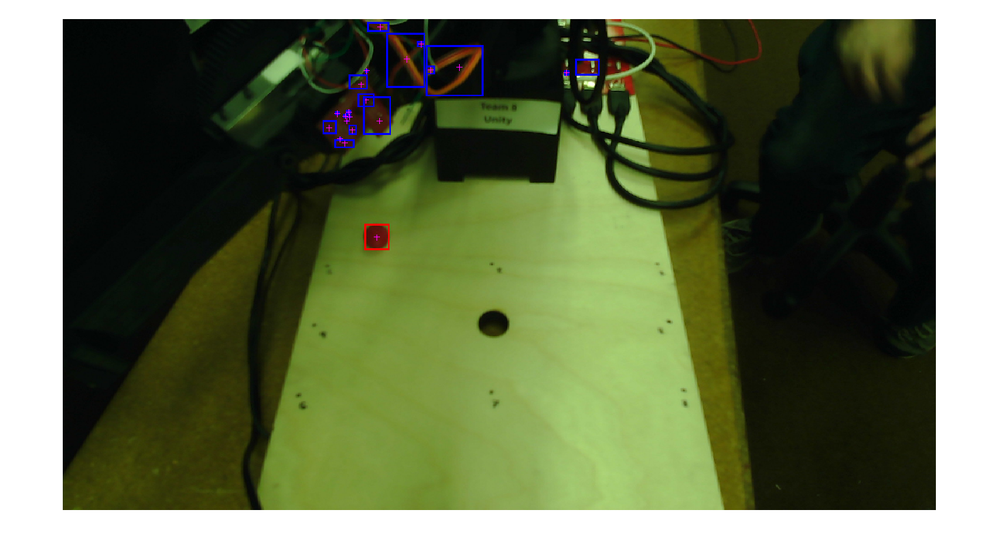
%> input picture src/dotInTaskSpace.png, 1000 x 553 px, shrunk from 1466 x 811 before the run
$ octave --eval "result = findColorFast(imread('dotInTaskSpace.png'));"   (GNU Octave 9; MATLAB toolbox functions it lacks are replaced by stand-ins)
%> lines starting %> are read from the running program, lines starting %| are printed output that depends on the picture; in (x1, y1, x2, y2) boxes, pixels count from 0 and x2, y2 are one past the last pixel; in counts of white or black regions, pixels touching at a corner belong together; the program's own positions count from 1
### src/createMaskMk3.m
function [BW,maskedRGBImage] = createMaskMk3(RGB)
%createMask  Threshold RGB image using auto-generated code from colorThresholder app.
%  [BW,MASKEDRGBIMAGE] = createMask(RGB) thresholds image RGB using
%  auto-generated code from the colorThresholder App. The colorspace and
%  minimum/maximum values for each channel of the colorspace were set in the
%  App and result in a binary mask BW and a composite image maskedRGBImage,
%  which shows the original RGB image values under the mask BW.

% Auto-generated by colorThresholder app on 10-Oct-2017
%------------------------------------------------------


% Convert RGB image to chosen color space
I = rgb2ycbcr(RGB);
%> I: size 553x1000x3 uint8; mean of channels 1, 2, 3 107.9, 115.4, 126.1

% Define thresholds for channel 1 based on histogram settings
channel1Min = 0.000;
channel1Max = 255.000;

% Define thresholds for channel 2 based on histogram settings
channel2Min = 102.000;
channel2Max = 143.000;

% Define thresholds for channel 3 based on histogram settings
channel3Min = 110.000;
channel3Max = 255.000;

% Create mask based on chosen histogram thresholds
sliderBW = (I(:,:,1) >= channel1Min ) & (I(:,:,1) <= channel1Max) & ...
    (I(:,:,2) >= channel2Min ) & (I(:,:,2) <= channel2Max) & ...
    (I(:,:,3) >= channel3Min ) & (I(:,:,3) <= channel3Max);
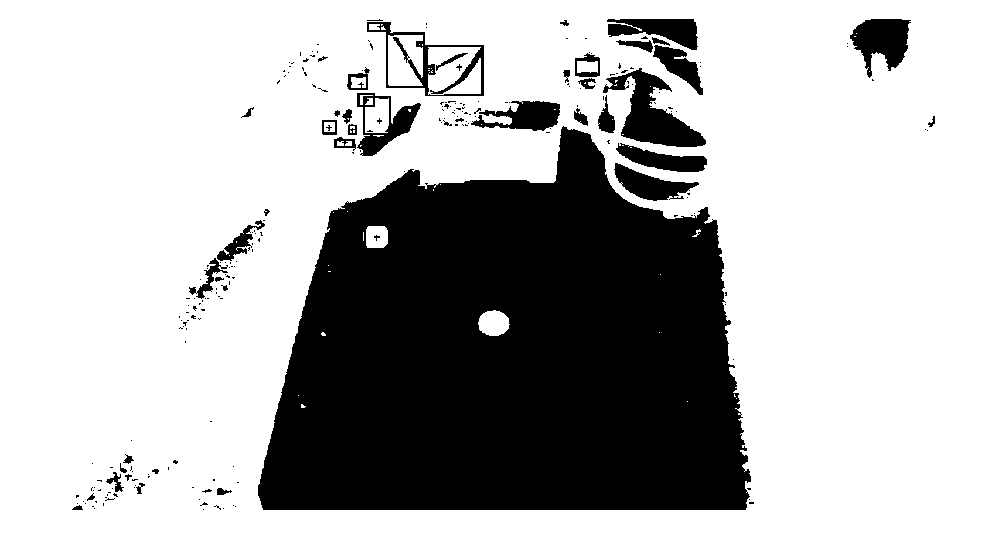
%> sliderBW: size 553x1000 logical; 71% white; 240 black regions (196 under 20 px), largest, box (x1, y1, x2, y2) and area: (258, 126, 751, 510) 140339, (603, 68, 706, 147) 3362, (850, 19, 911, 78) 2131
BW = sliderBW;

% Invert mask
BW = ~BW;

% Initialize output masked image based on input image.
maskedRGBImage = RGB;
%> maskedRGBImage is the input picture: size 553x1000x3 uint8; mean R, G, B 104, 113.5, 81.5

% Set background pixels where BW is false to zero.
maskedRGBImage(repmat(~BW,[1 1 3])) = 0;
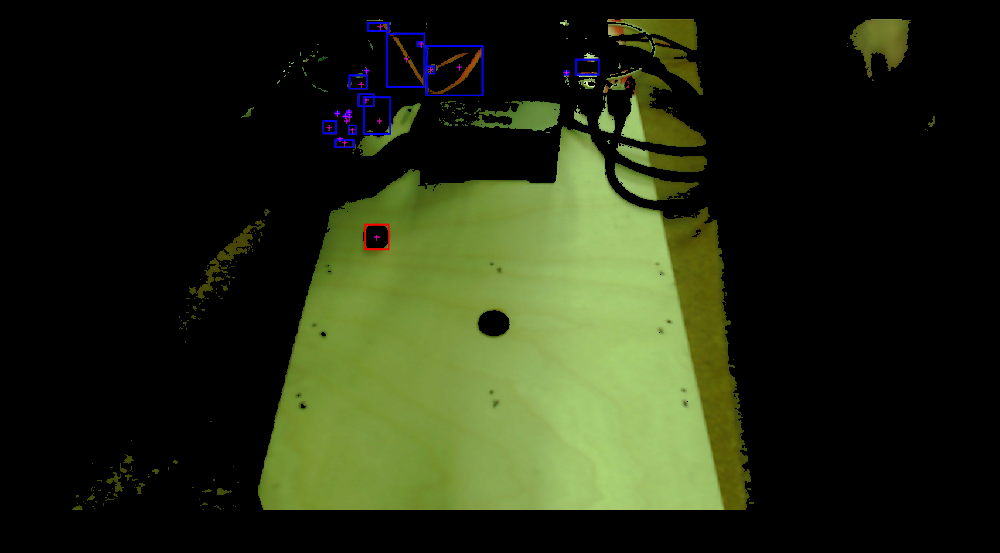
%> maskedRGBImage: size 553x1000x3 uint8; mean R, G, B 36.5, 43.9, 20

end

### src/isWithinBox.m
function [boolean] = isWithinBox(x,y)
% [7 lines of commented-out code are left out]

boolean = (y<540)&&(y>115)&&(x<515)&&(x>160);

end

### src/findColorFast.m
function [color, x,y] = findColorFast(img)
%blackMask = (img(:,:,1)+img(:,:,2)+img(:,:,3)>50);
%color = 0;
colorMask = createMaskMk3(img);
bw = colorMask;
% [6 lines of commented-out code are left out]
SE2 = strel('disk', 1);
SE3 = strel('disk', 10);
bw = imdilate(bw,SE2);
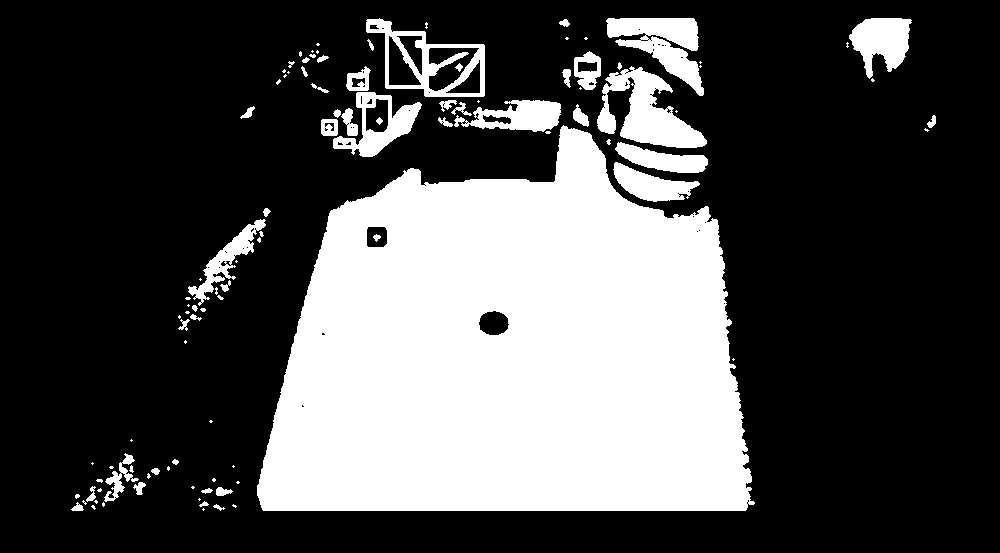
%> bw: size 553x1000 logical; 30.6% white; 104 white regions (54 under 20 px), largest, box (x1, y1, x2, y2) and area: (257, 125, 755, 511) 142394, (597, 66, 707, 148) 4357, (606, 18, 704, 96) 3570
bw = imerode(bw,SE3);
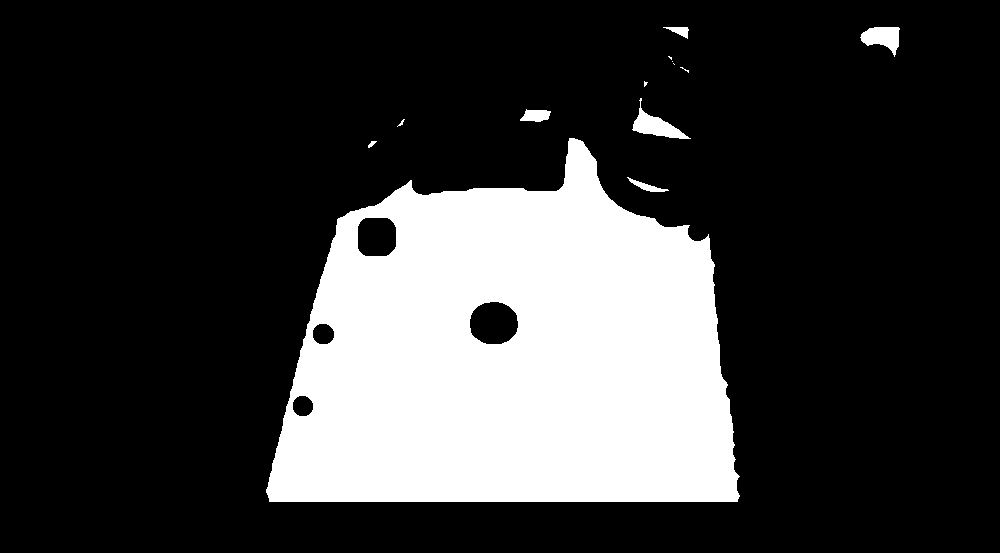
%> bw: size 553x1000 logical; 22.9% white; 13 white regions (5 under 20 px)
%
%     se = strel('disk',5);
%     dilatedBW = imdilate(bw,se);
color=0;
figure(2)
stats = regionprops(bw,'BoundingBox','Centroid');
%> stats = 13 regions; largest, box (x1, y1, x2, y2) and Centroid: (266, 138, 740, 502) [513.1 357.8], (632, 98, 691, 139) [656.5 126.9], (860, 27, 900, 57) [883.1 38], (627, 177, 669, 192) [647.5 187.1], (520, 109, 551, 122) [536.5 116.2]
imshow(img);
hold on;
c=[,];
for object = 1:length(stats)
    if isWithinBox(stats(object).Centroid(1),stats(object).Centroid(2))
        bb = stats(object).BoundingBox;
        bc = stats(object).Centroid;
        m=round(bc(1))
        n=round(bc(2))
        color = colorDetermination(m,n, img);
        plot(m,n, '-m+');
        if color==1
            rectangle('Position',bb,'EdgeColor','y','LineWidth',1);
        else
            if color==2
                rectangle('Position',bb,'EdgeColor','g','LineWidth',1);
            else
                if color==3
                    rectangle('Position',bb,'EdgeColor','c','LineWidth',1);
                else
                    color = 4;
                end
            end
        end
        c = [c;stats(object).Centroid(1),stats(object).Centroid(2)];
    else
        color=0;
    end
    hold off;
end
%> this loop made 1 pass
%> (boolean in isWithinBox, bb, bc, m, n) on pass 1: (true, [266.5 138.5 474 364], [513.1 357.8], 513, 358)
if(~((color==1)||(color==2)||(color==3)||(color==4)))
    color = 5;
end

if(length(c)>1)
    [x,y] = mn2xy(c(1),c(2));
else
    x=-10000;
    y=-10000;
end


end
%> (the run ends here)
